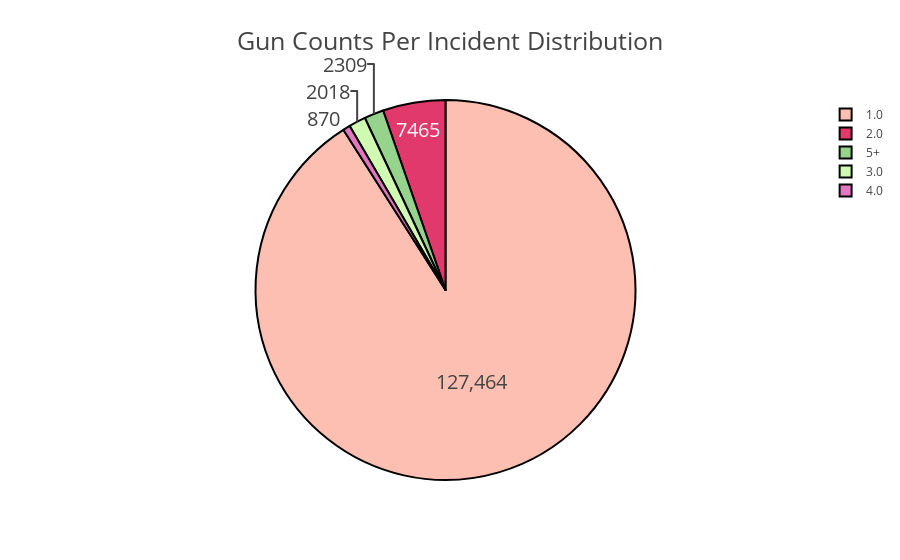

Notebook cell for this chart:
### Code cell
trace1 = go.Pie(
    titlefont = dict(size = 15),
    labels = n_guns_labels,
    values = n_guns_values,
    hoverinfo = 'label+percent',
    textinfo = 'value',
    textfont = dict(size = 20),
    marker = dict(colors = n_guns_colors, 
                line = dict(color = '#000000', width = 2))
)

layout = go.Layout(
    title = 'Gun Counts Per Incident Distribution',
    titlefont = dict(size = 25)
)

fig = go.Figure(data = [trace1], layout = layout)
py.offline.iplot(fig)

### Figure 1 — Plotly figure (JSON) as saved in the notebook; plotly's stock layout.template omitted (floating-point values rounded to 4 significant figures)
{"data": [{"hoverinfo": "label+percent", "labels": ["1.0", "2.0", "5+", "3.0", "4.0"], "marker": {"colors": ["#FEBFB3", "#E1396C", "#96D38C", "#D0F9B1", "#e377c2"], "line": {"color": "#000000", "width": 2}}, "textfont": {"size": 20}, "textinfo": "value", "titlefont": {"size": 15}, "type": "pie", "uid": "3a8f8ab1-a459-4e3e-8238-828793429f9d", "values": [127464, 7465, 2309, 2018, 870]}], "layout": {"title": "Gun Counts Per Incident Distribution", "titlefont": {"size": 25}}}
